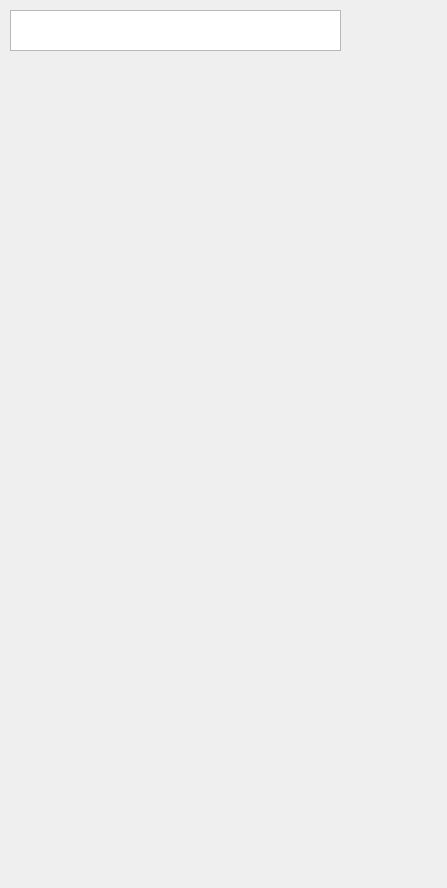
<?xml version="1.0" encoding="UTF-8"?>
<ui version="4.0">
 <class>Form</class>
 <widget class="QWidget" name="Form">
  <property name="geometry">
   <rect>
    <x>0</x>
    <y>0</y>
    <width>447</width>
    <height>888</height>
   </rect>
  </property>
  <property name="minimumSize">
   <size>
    <width>447</width>
    <height>888</height>
   </size>
  </property>
  <property name="windowTitle">
   <string>Form</string>
  </property>
  <widget class="QColumnView" name="columnView">
   <property name="geometry">
    <rect>
     <x>10</x>
     <y>10</y>
     <width>331</width>
     <height>41</height>
    </rect>
   </property>
  </widget>
 </widget>
 <resources/>
 <connections/>
</ui>
